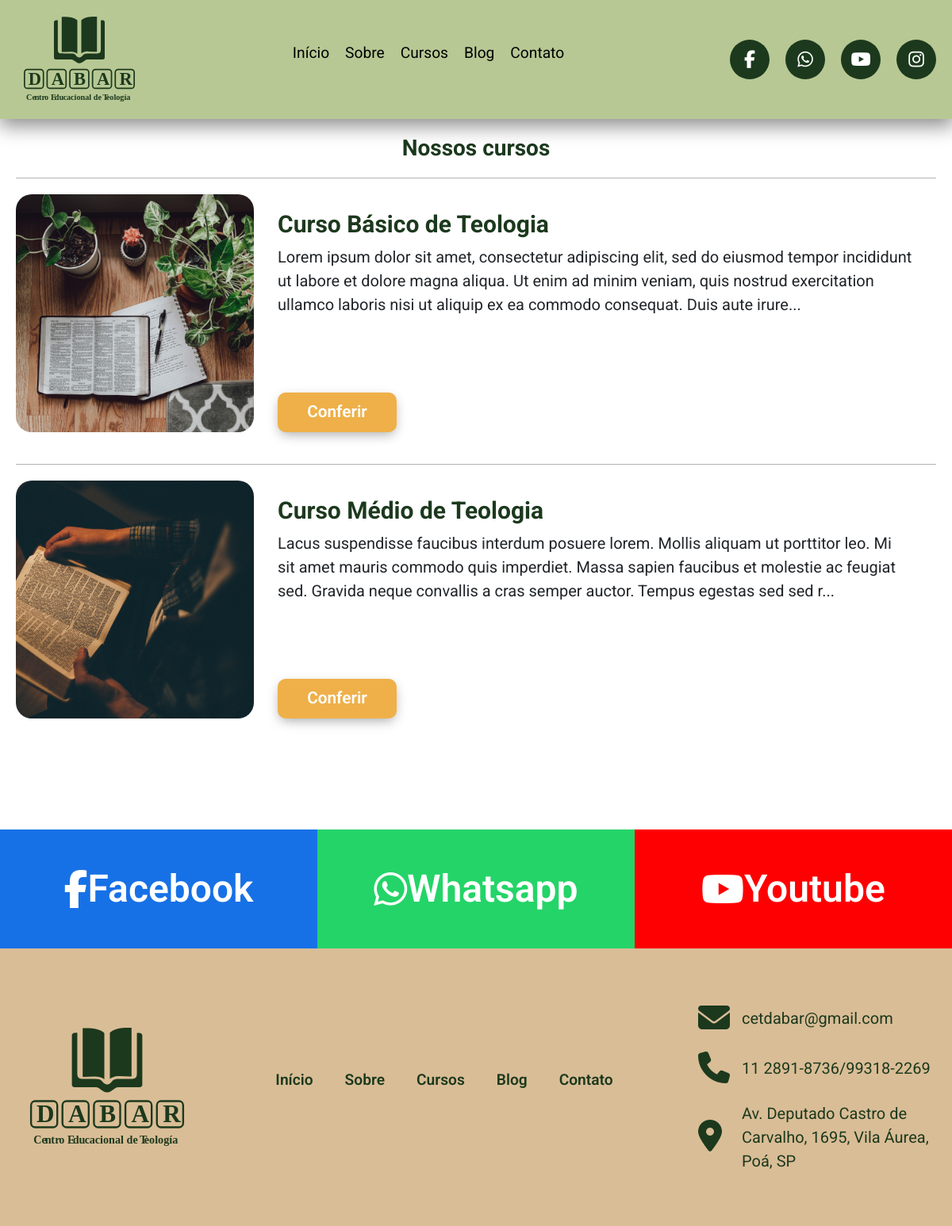
Before: /cursos/cursos.php with the older database file.
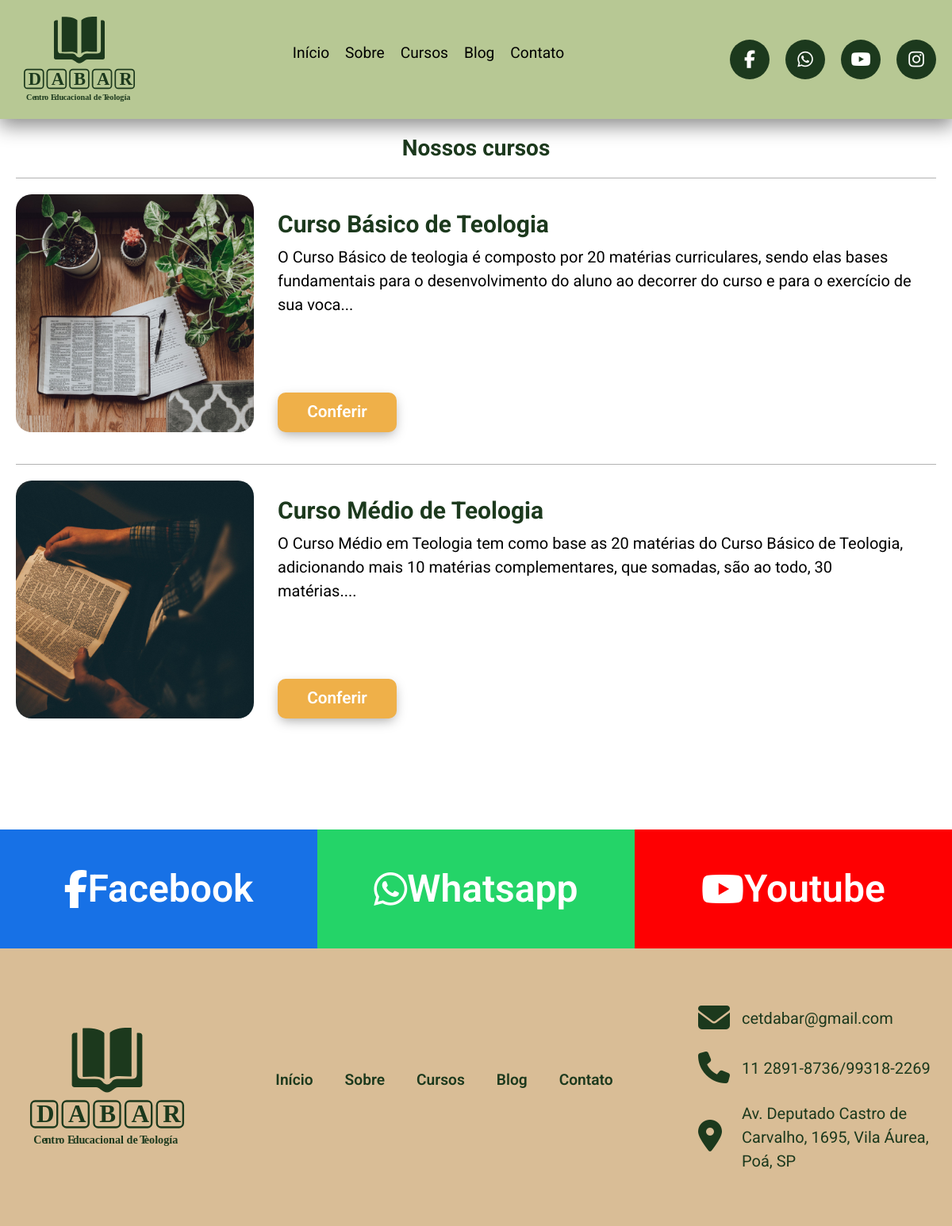
After: the same page with the newer database file.
### tables this page shows
CREATE TABLE `curso` (
  `idCurso` int(11) NOT NULL,
  `curso` varchar(50) NOT NULL,
  `descCurso` text NOT NULL,
  `valorCurso` varchar(10) NOT NULL,
  `imgCurso` varchar(100) NOT NULL,
  `duracaoCurso` varchar(50) NOT NULL,
  `instrutorCurso` varchar(100) NOT NULL,
  `mensagemCurso` text NOT NULL,
  `statusCurso` int(11) NOT NULL
);

### cursos/cursos.php (the view, shortened to what this page needs)
<?php
$conexao = ConexaoBanco::conectarBD();
$conexao->exec("SET NAMES utf8");
$sqlCursos = $conexao->prepare("SELECT idCurso, curso, descCurso, imgCurso FROM curso WHERE statusCurso = 1 LIMIT 2");
$sqlCursos->execute();
?>
<!DOCTYPE html>
<html lang="pt-br">
<head>
    <link rel="stylesheet" href="../global/css/reset.css">
    <link rel="stylesheet" href="../global/css/global.css">
    <link rel="stylesheet" href="../lib/bootstrap/css/bootstrap.css">
    <link rel="stylesheet" href="css/cursos.css">
</head>
<body>
    <header bg-color="primary">
        <div class="logo">
            <img src="../assets/logo/logo-dabar-verde.svg" alt="">
        </div>
        <div class="menu">
            <ul>
                <li><a href="../">Início</a></li>
                <li><a href="../sobre/sobre.php">Sobre</a></li>
                <li><a href="#">Cursos</a></li>
                <li><a href="../blog/blog.php">Blog</a></li>
                <li><a href="../contato/contato.php">Contato</a></li>
            </ul>
        </div>
        <div class="socialHeader">
            <a href="https://www.facebook.com/CETDABAR" target="_blank">
                <div><i class="fa-brands fa-facebook-f"></i></div>
            </a>
            <a href="https://api.whatsapp.com/send?phone=5511930546947&text=Olá, gostaria de saber mais sobre a Dabar" target="_blank">
                <div><i class="fa-brands fa-whatsapp"></i></div>
            </a>
            <a href="https://www.youtube.com/channel/UCXieQGFmE_MwiaA6T9qlyEQ" target="_blank">
                <div><i class="fa-brands fa-youtube"></i></div>
            </a>
            <a href="https://www.instagram.com/fabio.dabar/" target="_blank">
                <div><i class="fa-brands fa-instagram"></i></div>
            </a>
        </div>
    </header>
    <div class="containerCursos">
        <div class="padraoSite">
            <h3>Nossos cursos</h3>
            <?php
            while ($dadosCurso = $sqlCursos->fetch(PDO::FETCH_ASSOC)) { ?>
                <div class="curso">
                    <div class="imgCurso">
                        <img src="../admin/<?php echo $dadosCurso['imgCurso'] ?>" alt="">
                    </div>
                    <div class="descCurso">
                        <div class="txtCurso">
                            <h3><?php echo $dadosCurso['curso'] ?></h3>
                            <p><?php echo mb_strimwidth("$dadosCurso[descCurso]", 0, 250, "..."); ?></p>
                        </div>
                        <button onclick="getLink(this, 'detalhe-curso/curso.php?idCurso=<?php echo $dadosCurso["idCurso"] ?>')" btn-bg-color="secondary" class="btnCurso">Conferir</button>
                    </div>
                </div>
            <?php } ?>
        </div>
    </div>
    <div class="socialFooter">
        <a href="https://www.facebook.com/CETDABAR" target="_blank">
            <div class="socialFacebook">
                <i class="fa-brands fa-facebook-f"></i> <span>Facebook</span>
            </div>
        </a>
        <a href="https://api.whatsapp.com/send?phone=5511930546947&text=Olá, gostaria de saber mais sobre a Dabar" target="_blank">
            <div class="socialWhatsapp">
                <i class="fa-brands fa-whatsapp"></i><span>Whatsapp</span>
            </div>
        </a>
        <a href="https://www.youtube.com/channel/UCXieQGFmE_MwiaA6T9qlyEQ" target="_blank">
            <div class="socialYoutube">
                <i class="fa-brands fa-youtube"></i><span>Youtube</span>
            </div>
        </a>
    </div>
    <footer bg-color="medium">
        <div class="logoRodape">
            <img src="../assets/logo/logo-dabar-verde.svg" alt="">
        </div>
        <div class="padraoSite">
            <ul class="navRodape">
                <li><a href="../">Início</a></li>
                <li><a href="../sobre/sobre.php">Sobre</a></li>
                <li><a href="#">Cursos</a></li>
                <li><a href="../blog/blog.php">Blog</a></li>
                <li><a href="../contato/contato.php">Contato</a></li>
            </ul>
        </div>
        <div class="contatoRodape">
            <div class="email">
                <div class="icon">
                    <i class="fa-solid fa-envelope"></i>
                </div>
                <p>cetdabar@gmail.com</p>
            </div>
            <div class="telefone">
                <div class="icon">
                    <i class="fa-solid fa-phone"></i>
                </div>
                <p>11 2891-8736/99318-2269</p>
            </div>
            <div class="local">
                <div class="icon">
                    <i class="fa-solid fa-location-dot"></i>
                </div>
                <p>Av. Deputado Castro de Carvalho, 1695, Vila Áurea, Poá, SP</p>
            </div>
        </div>
    </footer>
</body>
</html>

### global/css/global.css (style rules this page uses)
[bg-color="primary"] { background-color: #B7C894; }
[bg-color="medium"] { background-color: #D9BD96; }
[btn-bg-color] { -webkit-box-shadow: 0px 5px 15px -3px rgba(0,0,0,0.37); box-shadow: 0px 5px 15px -3px rgba(0,0,0,0.37); }
[btn-bg-color="secondary"] { background-color: #EFB049; color: #fff; }
* { margin: 0; padding: 0; box-sizing: border-box; }
body { max-width: 100%; width: 100%; font-family: 'Roboto' !important; overflow: overlay; }
a { color: #000 !important; text-decoration: none !important; }
p { margin: 0 !important; }
h3 { margin: 0; font-weight: bold !important; font-size: 30px; color: #1C391D; }
ul { padding: 0 !important; }
.padraoSite { width: 100%; max-width: 1400px; margin: 0 auto; }
header { font-family: 'Roboto'; height: 150px; display: flex; width: 100%; padding: 10px !important; align-items: center; justify-content: space-between; background: #fff; top: 0; padding: 10px 1%; position: fixed; -webkit-box-shadow: 1px 7px 23px 2px rgba(0, 0, 0, 0.45); box-shadow: 1px 7px 23px 2px rgba(0, 0, 0, 0.45); z-index: 999; }
header .logo img { width: 140px; height: 140px; margin-left: 20px; }
header .menu ul { display: flex; list-style: none; }
header .menu ul li { margin: 0 10px; font-size: 1.2rem; }
header .socialHeader { display: flex; justify-content: center; }
header .socialHeader a div { margin: 0 10px; width: 50px; height: 50px; border-radius: 50%; color: white; display: flex; justify-content: center; align-items: center; background: #1C391D; font-size: 1.4rem; cursor: pointer; }
.socialFooter { height: 150px; width: 100%; display: flex; }
.socialFooter a { width: 33.33%; height: 100%; display: flex; align-items: center; justify-content: center; font-size: 3rem; font-weight: 600; color: #fff; cursor: pointer; }
.socialFooter a div { width: 100%; height: 100%; display: flex; align-items: center; justify-content: center; font-size: 3rem; font-weight: 600; color: #fff; cursor: pointer; }
.socialFooter .socialFacebook { background-color: #1771e6; }
.socialFooter .socialWhatsapp { background-color: #24d468; }
.socialFooter .socialYoutube { background-color: #fe0002; }
footer { display: flex; justify-content: space-between; align-items: center; min-height: 350px !important; padding: 10px; font-size: 1.2rem; }
footer .logoRodape { width: 250px; height: 150px; }
footer .logoRodape img { width: 250px; height: 150px; }
footer .padraoSite { max-width: 600px; }
footer .navRodape { width: 100%; list-style: none; display: flex; justify-content: center; flex-wrap: wrap; }
footer .navRodape li { margin: 0 20px; }
footer .navRodape li a { font-weight: 550; color: #1C391D !important; }
footer .contatoRodape { color: #1C391D; font-size: 20px; max-width: 400px; margin-left: 20px; }
footer .contatoRodape i { margin-right: 10px; }
footer .contatoRodape i { font-size: 40px; }
footer .contatoRodape p { margin-left: 10px; }
footer .contatoRodape .email { display: flex; align-items: center; }
footer .contatoRodape .email .icon { max-width: 40px; margin-right: 15px; }
footer .contatoRodape .telefone { display: flex; align-items: center; margin-top: 20px; }
footer .contatoRodape .telefone .icon { max-width: 40px; margin-right: 15px; }
footer .contatoRodape .local { display: flex; align-items: center; justify-content: space-between; margin-top: 20px; }
footer .contatoRodape .local .icon { max-width: 40px; width: 40px; margin-right: 15px; }
footer ul { padding: 0; }

### cursos/css/cursos.css (style rules this page uses)
.containerCursos { margin-top: 150px; padding: 20px; }
h3 { text-align: center; }
.containerCursos { width: 100%; overflow: hidden; margin-bottom: 100px; }
.containerCursos .curso { display: flex; margin-top: 20px; border-top: 1px solid rgba(0, 0, 0, 0.3); padding: 20px 0; }
.containerCursos .curso .imgCurso { width: 300px; height: 300px; }
.containerCursos .curso img { width: 300px; height: 300px; border-radius: 20px; object-fit: cover; }
.containerCursos .curso .descCurso { width: 80%; margin: 0 30px; display: flex; flex-direction: column; justify-content: space-between; }
.containerCursos .curso .descCurso .txtCurso h3 { margin-top: 20px; font-size: 30px; text-align: start; color: #1C391D; }
.containerCursos .curso .descCurso .txtCurso p { margin-top: 20px; font-size: 20px; }
.containerCursos .curso .btnCurso { width: 150px; height: 50px; border: none; border-radius: 10px; font-size: 1.3rem; font-weight: 550; }

Changed rows visible on the page:
changed curso "Curso Básico de Teologia": descCurso "Lorem ipsum dolor sit amet, consectetur adipiscing elit, sed do eiusmod tempor incididunt ut labore et dolore magna aliqua. Ut enim ad minim veniam, quis nostrud exercitation ullamco laboris nisi ut aliquip ex ea commodo consequat. Duis aute irure..." → "O Curso Básico de teologia é composto por 20 matérias curriculares, sendo elas bases fundamentais para o desenvolvimento do aluno ao decorrer do curso e para o exercício de sua voca..."
changed curso "Curso Médio de Teologia": descCurso "Lacus suspendisse faucibus interdum posuere lorem. Mollis aliquam ut porttitor leo. Mi sit amet mauris commodo quis imperdiet. Massa sapien faucibus et molestie ac feugiat sed. Gravida neque convallis a cras semper auctor. Tempus egestas sed sed r..." → "O Curso Médio em Teologia tem como base as 20 matérias do Curso Básico de Teologia, adicionando mais 10 matérias complementares, que somadas, são ao todo, 30 matérias...."
